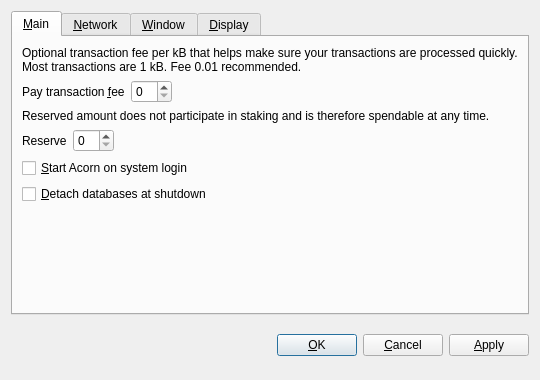
<?xml version="1.0" encoding="UTF-8"?>
<ui version="4.0">
 <class>OptionsDialog</class>
 <widget class="QDialog" name="OptionsDialog">
  <property name="geometry">
   <rect>
    <x>0</x>
    <y>0</y>
    <width>540</width>
    <height>380</height>
   </rect>
  </property>
  <property name="windowTitle">
   <string>Options</string>
  </property>
  <property name="modal">
   <bool>true</bool>
  </property>
  <layout class="QVBoxLayout" name="verticalLayout">
   <item>
    <widget class="QTabWidget" name="tabWidget">
     <property name="tabPosition">
      <enum>QTabWidget::North</enum>
     </property>
     <property name="currentIndex">
      <number>0</number>
     </property>
     <widget class="QWidget" name="tabMain">
      <attribute name="title">
       <string>&amp;Main</string>
      </attribute>
      <layout class="QVBoxLayout" name="verticalLayout_Main">
       <item>
        <widget class="QLabel" name="transactionFeeInfoLabel">
         <property name="text">
          <string>Optional transaction fee per kB that helps make sure your transactions are processed quickly. Most transactions are 1 kB. Fee 0.01 recommended.</string>
         </property>
         <property name="textFormat">
          <enum>Qt::PlainText</enum>
         </property>
         <property name="wordWrap">
          <bool>true</bool>
         </property>
        </widget>
       </item>
       <item>
        <layout class="QHBoxLayout" name="horizontalLayoutFee">
         <item>
          <widget class="QLabel" name="transactionFeeLabel">
           <property name="text">
            <string>Pay transaction &amp;fee</string>
           </property>
           <property name="textFormat">
            <enum>Qt::PlainText</enum>
           </property>
           <property name="buddy">
            <cstring>transactionFee</cstring>
           </property>
          </widget>
         </item>
         <item>
          <widget class="BitcoinAmountField" name="transactionFee"/>
         </item>
         <item>
          <spacer name="horizontalSpacerFee">
           <property name="orientation">
            <enum>Qt::Horizontal</enum>
           </property>
           <property name="sizeHint" stdset="0">
            <size>
             <width>40</width>
             <height>20</height>
            </size>
           </property>
          </spacer>
         </item>
        </layout>
       </item>
       <item>
        <widget class="QLabel" name="reserveBalanceInfoLabel">
         <property name="text">
          <string>Reserved amount does not participate in staking and is therefore spendable at any time.</string>
         </property>
         <property name="textFormat">
          <enum>Qt::PlainText</enum>
         </property>
         <property name="wordWrap">
          <bool>true</bool>
         </property>
        </widget>
       </item>
       <item>
        <layout class="QHBoxLayout" name="horizontalLayoutReserveBalance">
         <item>
          <widget class="QLabel" name="reserveBalanceLabel">
           <property name="text">
            <string>Reserve</string>
           </property>
           <property name="textFormat">
            <enum>Qt::PlainText</enum>
           </property>
           <property name="buddy">
            <cstring>reserveBalance</cstring>
           </property>
          </widget>
         </item>
         <item>
          <widget class="BitcoinAmountField" name="reserveBalance"/>
         </item>
         <item>
          <spacer name="horizontalSpacerReserveBalance">
           <property name="orientation">
            <enum>Qt::Horizontal</enum>
           </property>
           <property name="sizeHint" stdset="0">
            <size>
             <width>40</width>
             <height>20</height>
            </size>
           </property>
          </spacer>
         </item>
        </layout>
       </item>
       <item>
        <widget class="QCheckBox" name="bitcoinAtStartup">
         <property name="toolTip">
          <string>Automatically start Acorn after logging in to the system.</string>
         </property>
         <property name="text">
          <string>&amp;Start Acorn on system login</string>
         </property>
        </widget>
       </item>
       <item>
        <widget class="QCheckBox" name="detachDatabases">
         <property name="toolTip">
          <string>Detach block and address databases at shutdown. This means they can be moved to another data directory, but it slows down shutdown. The wallet is always detached.</string>
         </property>
         <property name="text">
          <string>&amp;Detach databases at shutdown</string>
         </property>
        </widget>
       </item>
       <item>
        <spacer name="verticalSpacer_Main">
         <property name="orientation">
          <enum>Qt::Vertical</enum>
         </property>
         <property name="sizeHint" stdset="0">
          <size>
           <width>20</width>
           <height>40</height>
          </size>
         </property>
        </spacer>
       </item>
      </layout>
     </widget>
     <widget class="QWidget" name="tabNetwork">
      <attribute name="title">
       <string>&amp;Network</string>
      </attribute>
      <layout class="QVBoxLayout" name="verticalLayout_Network">
       <item>
        <widget class="QCheckBox" name="mapPortUpnp">
         <property name="toolTip">
          <string>Automatically open the Acorn client port on the router. This only works when your router supports UPnP and it is enabled.</string>
         </property>
         <property name="text">
          <string>Map port using &amp;UPnP</string>
         </property>
        </widget>
       </item>
       <item>
        <widget class="QCheckBox" name="connectSocks">
         <property name="toolTip">
          <string>Connect to the Acorn network through a SOCKS proxy (e.g. when connecting through Tor).</string>
         </property>
         <property name="text">
          <string>&amp;Connect through SOCKS proxy:</string>
         </property>
        </widget>
       </item>
       <item>
        <layout class="QHBoxLayout" name="horizontalLayout_Network">
         <item>
          <widget class="QLabel" name="proxyIpLabel">
           <property name="text">
            <string>Proxy &amp;IP:</string>
           </property>
           <property name="textFormat">
            <enum>Qt::PlainText</enum>
           </property>
           <property name="buddy">
            <cstring>proxyIp</cstring>
           </property>
          </widget>
         </item>
         <item>
          <widget class="QValidatedLineEdit" name="proxyIp">
           <property name="maximumSize">
            <size>
             <width>140</width>
             <height>16777215</height>
            </size>
           </property>
           <property name="toolTip">
            <string>IP address of the proxy (e.g. 127.0.0.1)</string>
           </property>
          </widget>
         </item>
         <item>
          <widget class="QLabel" name="proxyPortLabel">
           <property name="text">
            <string>&amp;Port:</string>
           </property>
           <property name="textFormat">
            <enum>Qt::PlainText</enum>
           </property>
           <property name="buddy">
            <cstring>proxyPort</cstring>
           </property>
          </widget>
         </item>
         <item>
          <widget class="QLineEdit" name="proxyPort">
           <property name="maximumSize">
            <size>
             <width>55</width>
             <height>16777215</height>
            </size>
           </property>
           <property name="toolTip">
            <string>Port of the proxy (e.g. 9050)</string>
           </property>
          </widget>
         </item>
         <item>
          <widget class="QLabel" name="socksVersionLabel">
           <property name="text">
            <string>SOCKS &amp;Version:</string>
           </property>
           <property name="textFormat">
            <enum>Qt::PlainText</enum>
           </property>
           <property name="buddy">
            <cstring>socksVersion</cstring>
           </property>
          </widget>
         </item>
         <item>
          <widget class="QValueComboBox" name="socksVersion">
           <property name="toolTip">
            <string>SOCKS version of the proxy (e.g. 5)</string>
           </property>
          </widget>
         </item>
         <item>
          <spacer name="horizontalSpacer_Network">
           <property name="orientation">
            <enum>Qt::Horizontal</enum>
           </property>
           <property name="sizeHint" stdset="0">
            <size>
             <width>40</width>
             <height>20</height>
            </size>
           </property>
          </spacer>
         </item>
        </layout>
       </item>
       <item>
        <spacer name="verticalSpacer_Network">
         <property name="orientation">
          <enum>Qt::Vertical</enum>
         </property>
         <property name="sizeHint" stdset="0">
          <size>
           <width>20</width>
           <height>40</height>
          </size>
         </property>
        </spacer>
       </item>
      </layout>
     </widget>
     <widget class="QWidget" name="tabWindow">
      <attribute name="title">
       <string>&amp;Window</string>
      </attribute>
      <layout class="QVBoxLayout" name="verticalLayout_Window">
       <item>
        <widget class="QCheckBox" name="minimizeToTray">
         <property name="toolTip">
          <string>Show only a tray icon after minimizing the window.</string>
         </property>
         <property name="text">
          <string>&amp;Minimize to the tray instead of the taskbar</string>
         </property>
        </widget>
       </item>
       <item>
        <widget class="QCheckBox" name="minimizeOnClose">
         <property name="toolTip">
          <string>Minimize instead of exit the application when the window is closed. When this option is enabled, the application will be closed only after selecting Quit in the menu.</string>
         </property>
         <property name="text">
          <string>M&amp;inimize on close</string>
         </property>
        </widget>
       </item>
       <item>
        <spacer name="verticalSpacer_Window">
         <property name="orientation">
          <enum>Qt::Vertical</enum>
         </property>
         <property name="sizeHint" stdset="0">
          <size>
           <width>20</width>
           <height>40</height>
          </size>
         </property>
        </spacer>
       </item>
      </layout>
     </widget>
     <widget class="QWidget" name="tabDisplay">
      <attribute name="title">
       <string>&amp;Display</string>
      </attribute>
      <layout class="QVBoxLayout" name="verticalLayout_Display">
       <item>
        <layout class="QHBoxLayout" name="horizontalLayout_1_Display">
         <item>
          <widget class="QLabel" name="langLabel">
           <property name="text">
            <string>User Interface &amp;language:</string>
           </property>
           <property name="textFormat">
            <enum>Qt::PlainText</enum>
           </property>
           <property name="buddy">
            <cstring>lang</cstring>
           </property>
          </widget>
         </item>
         <item>
          <widget class="QValueComboBox" name="lang">
           <property name="toolTip">
            <string>The user interface language can be set here. This setting will take effect after restarting Acorn.</string>
           </property>
          </widget>
         </item>
        </layout>
       </item>
       <item>
        <layout class="QHBoxLayout" name="horizontalLayout_2_Display">
         <item>
          <widget class="QLabel" name="unitLabel">
           <property name="text">
            <string>&amp;Unit to show amounts in:</string>
           </property>
           <property name="textFormat">
            <enum>Qt::PlainText</enum>
           </property>
           <property name="buddy">
            <cstring>unit</cstring>
           </property>
          </widget>
         </item>
         <item>
          <widget class="QValueComboBox" name="unit">
           <property name="toolTip">
            <string>Choose the default subdivision unit to show in the interface and when sending coins.</string>
           </property>
          </widget>
         </item>
        </layout>
       </item>
       <item>
        <widget class="QCheckBox" name="displayAddresses">
         <property name="toolTip">
          <string>Whether to show Acorn addresses in the transaction list or not.</string>
         </property>
         <property name="text">
          <string>&amp;Display addresses in transaction list</string>
         </property>
        </widget>
       </item>
       <item>
        <widget class="QCheckBox" name="coinControlFeatures">
         <property name="toolTip">
          <string>Whether to show coin control features or not.</string>
         </property>
         <property name="text">
          <string>Display coin &amp;control features (experts only!)</string>
         </property>
        </widget>
       </item>
       <item>
        <spacer name="verticalSpacer_Display">
         <property name="orientation">
          <enum>Qt::Vertical</enum>
         </property>
         <property name="sizeHint" stdset="0">
          <size>
           <width>20</width>
           <height>40</height>
          </size>
         </property>
        </spacer>
       </item>
      </layout>
     </widget>
    </widget>
   </item>
   <item>
    <layout class="QHBoxLayout" name="horizontalLayout_Buttons">
     <item>
      <spacer name="horizontalSpacer_1">
       <property name="orientation">
        <enum>Qt::Horizontal</enum>
       </property>
       <property name="sizeHint" stdset="0">
        <size>
         <width>40</width>
         <height>48</height>
        </size>
       </property>
      </spacer>
     </item>
     <item>
      <widget class="QLabel" name="statusLabel">
       <property name="font">
        <font>
         <weight>75</weight>
         <bold>true</bold>
        </font>
       </property>
       <property name="text">
        <string/>
       </property>
       <property name="textFormat">
        <enum>Qt::PlainText</enum>
       </property>
       <property name="wordWrap">
        <bool>true</bool>
       </property>
      </widget>
     </item>
     <item>
      <spacer name="horizontalSpacer_2">
       <property name="orientation">
        <enum>Qt::Horizontal</enum>
       </property>
       <property name="sizeHint" stdset="0">
        <size>
         <width>40</width>
         <height>48</height>
        </size>
       </property>
      </spacer>
     </item>
     <item>
      <widget class="QPushButton" name="okButton">
       <property name="text">
        <string>&amp;OK</string>
       </property>
      </widget>
     </item>
     <item>
      <widget class="QPushButton" name="cancelButton">
       <property name="text">
        <string>&amp;Cancel</string>
       </property>
       <property name="autoDefault">
        <bool>false</bool>
       </property>
      </widget>
     </item>
     <item>
      <widget class="QPushButton" name="applyButton">
       <property name="text">
        <string>&amp;Apply</string>
       </property>
       <property name="autoDefault">
        <bool>false</bool>
       </property>
      </widget>
     </item>
    </layout>
   </item>
  </layout>
 </widget>
 <customwidgets>
  <customwidget>
   <class>BitcoinAmountField</class>
   <extends>QSpinBox</extends>
   <header>bitcoinamountfield.h</header>
  </customwidget>
  <customwidget>
   <class>QValueComboBox</class>
   <extends>QComboBox</extends>
   <header>qvaluecombobox.h</header>
  </customwidget>
  <customwidget>
   <class>QValidatedLineEdit</class>
   <extends>QLineEdit</extends>
   <header>qvalidatedlineedit.h</header>
  </customwidget>
 </customwidgets>
 <resources/>
 <connections/>
</ui>
